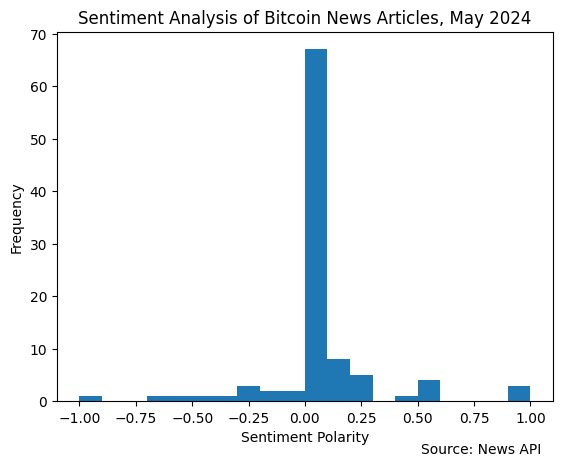

The script that drew this image:
import requests
import pandas as pd
import matplotlib.pyplot as plt
from textblob import TextBlob

def fetch_news(coin='bitcoin'):
    url = f'https://newsapi.org/v2/everything?q={coin}&apiKey=XXXXXXXXXXXXXXXXXXXXX'  
    response = requests.get(url)
    if response.status_code == 200:
        articles = response.json()['articles']
        return articles
    else:
        print(f"Failed to fetch news: {response.status_code}")
        print(response.text)
        return []

news_articles = fetch_news()

if news_articles:
    for article in news_articles:
        title = article['title']
        published_at = article['publishedAt']
        print(f"Title: {title}")
        print(f"Published At: {published_at}")
        print()
else:
    print("No news articles fetched.")

def analyze_sentiment(articles):
    sentiments = []
    for article in articles:
        text = article['title']
        blob = TextBlob(text)
        sentiment = blob.sentiment.polarity
        sentiments.append((text, sentiment))
    return sentiments

sentiment_results = analyze_sentiment(news_articles)

numeric_sentiments = [(article, sentiment) for article, sentiment in sentiment_results if isinstance(sentiment, (int, float))]

for article, sentiment in numeric_sentiments:
    print(f"Article: {article}")
    print(f"Sentiment: {sentiment}\n")

if numeric_sentiments:
    sentiment_df = pd.DataFrame(numeric_sentiments, columns=['Article', 'Sentiment'])
    sentiment_df['Sentiment'].plot(kind='hist', bins=20)
    plt.title('Sentiment Analysis of Bitcoin News Articles, May 2024')
    plt.xlabel('Sentiment Polarity')
    plt.ylabel('Frequency')
    plt.text(1.05, -10, 'Source: News API', ha='right', fontsize=10)
    plt.show()
else:
    print("No numeric sentiment data to plot.")
